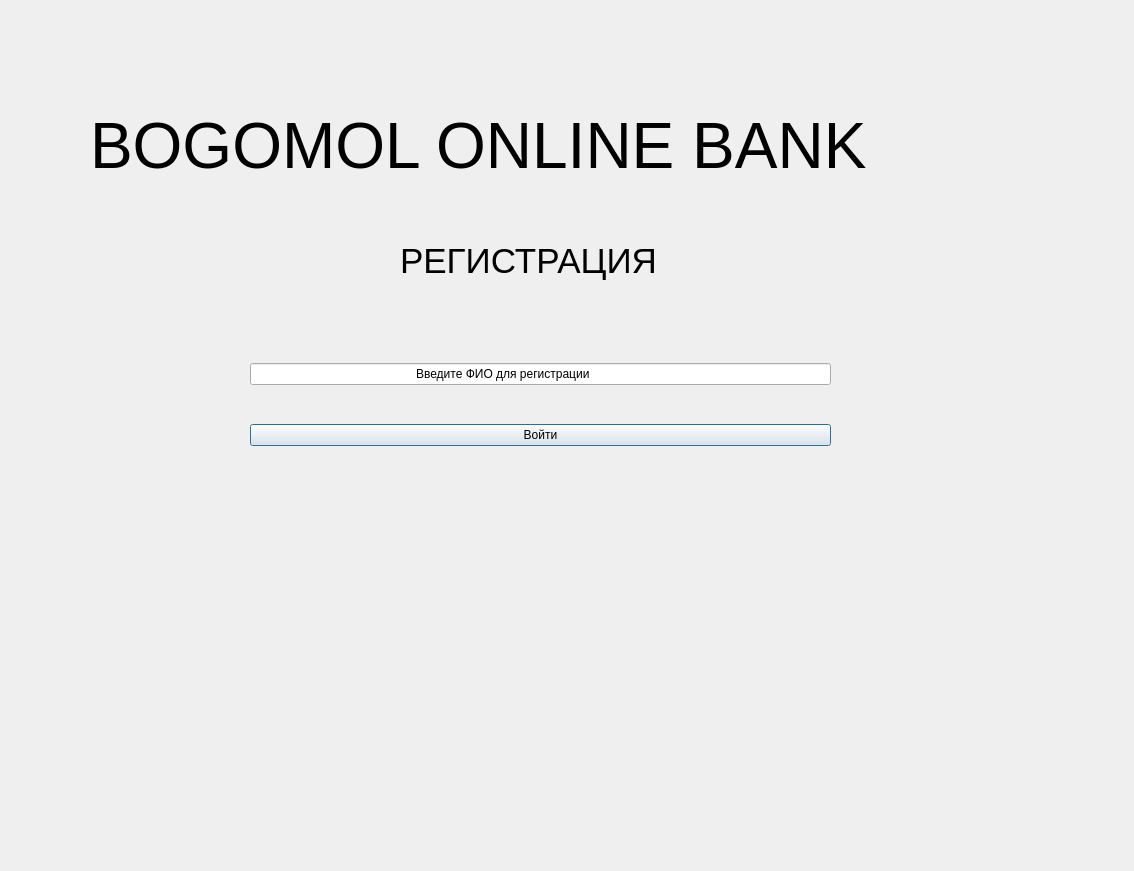
<?xml version="1.0" encoding="UTF-8"?>
<ui version="4.0">
 <class>Dialog</class>
 <widget class="QDialog" name="Dialog">
  <property name="geometry">
   <rect>
    <x>0</x>
    <y>0</y>
    <width>1134</width>
    <height>871</height>
   </rect>
  </property>
  <property name="windowTitle">
   <string>Dialog</string>
  </property>
  <widget class="QLabel" name="label">
   <property name="geometry">
    <rect>
     <x>90</x>
     <y>90</y>
     <width>931</width>
     <height>111</height>
    </rect>
   </property>
   <property name="font">
    <font>
     <pointsize>48</pointsize>
    </font>
   </property>
   <property name="text">
    <string>BOGOMOL ONLINE BANK</string>
   </property>
  </widget>
  <widget class="QWidget" name="horizontalLayoutWidget">
   <property name="geometry">
    <rect>
     <x>250</x>
     <y>330</y>
     <width>581</width>
     <height>151</height>
    </rect>
   </property>
   <layout class="QVBoxLayout" name="verticalLayout">
    <item>
     <widget class="QLineEdit" name="surnameline">
      <property name="text">
       <string>                                                 Введите ФИО для регистрации</string>
      </property>
     </widget>
    </item>
    <item>
     <widget class="QPushButton" name="loginbutton">
      <property name="text">
       <string>Войти</string>
      </property>
     </widget>
    </item>
   </layout>
  </widget>
  <widget class="QLabel" name="label_2">
   <property name="geometry">
    <rect>
     <x>400</x>
     <y>230</y>
     <width>331</width>
     <height>61</height>
    </rect>
   </property>
   <property name="font">
    <font>
     <pointsize>26</pointsize>
    </font>
   </property>
   <property name="text">
    <string>РЕГИСТРАЦИЯ</string>
   </property>
  </widget>
 </widget>
 <resources/>
 <connections/>
</ui>
